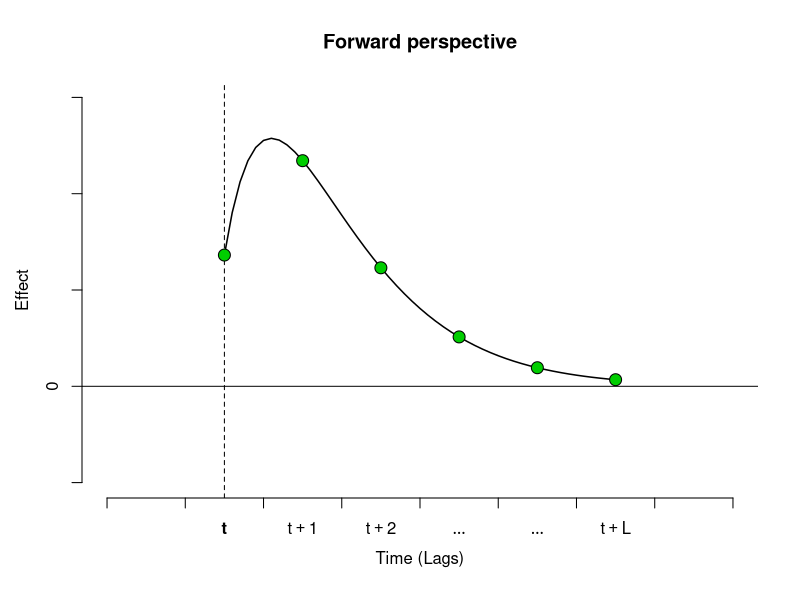
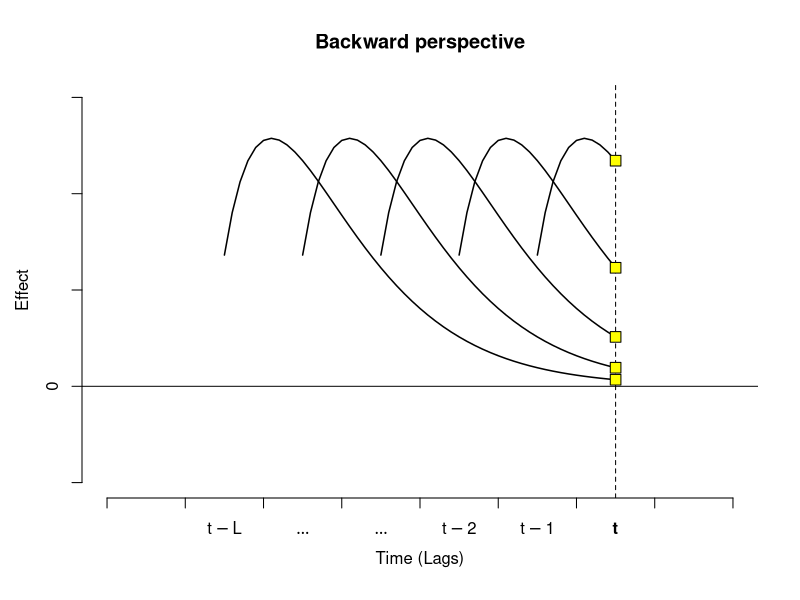

Write R code to recreate these figures, in order. (Note: this script raises an error after producing the figures.)
################################################################################
# Updated version of the R code for the analysis in:
#
#   "Attributable risk from distributed lag models"
#   Antonio Gasparrini & Michela Leone
#   BMC Medical Research Methodology 2014
#   http://www.ag-myresearch.com/bmcmrm2014.html
#
# Update: 17 March 2016
# For any problem with this code, please contact antonio.gasparrini@lshtm.ac.uk
# Please refer to the original code for any copyright issue
#
#  See www.ag-myresearch.com for future updates
################################################################################

################################################################################
# FIGURE 1

fcurve <- function(x) dchisq(x,4)*7

plot(0:7,seq(-0.5,1.5,length=8),type="n",frame.plot=F,ylim=c(-0.5,1.5),
  axes=F,xlab="Time (Lags)",ylab="Effect",xlim=c(-0.5,7.5),mgp=c(2.5,1,0))
#rect(1.5,-0.5,2.5,1.5,col=grey(0.9),border=NA)
abline(v=1,lty=2)
axis(1,at=0:8-0.5,labels=F)
axis(1,at=1:6,tick=F,labels=c(expression(bold(t)),expression(t+1),
  expression(t+2),expression(...),expression(...),expression(t+L)))
axis(2,at=-1:3*0.5,labels=c(NA,0,NA,NA,NA))
lines(0:50/10+1,fcurve(0:50/10*2.5+0.5),lwd=1.5)
points(1:6,fcurve(0:5*2.5+0.5),pch=21,bg="green3",cex=1.6)
abline(h=0)
title("Forward perspective")

plot(0:7,seq(-0.5,1.5,length=8),type="n",frame.plot=F,ylim=c(-0.5,1.5),
  axes=F,xlab="Time (Lags)",ylab="Effect",xlim=c(-0.5,7.5),mgp=c(2.5,1,0))
#rect(1.5,-0.5,2.5,1.5,col=grey(0.9),border=NA)
abline(v=6,lty=2)
axis(1,at=0:8-0.5,labels=F)
axis(1,at=6:1,tick=F,labels=c(expression(bold(t)),expression(t-1),
  expression(t-2),expression(...),expression(...),expression(t-L)))
axis(2,at=-1:3*0.5,labels=c(NA,0,NA,NA,NA))
for(i in 0:4*10) lines(i:50/10+1,fcurve(0:(50-i)/10*2.5+0.5),lwd=1.5)
points(rep(6,5),fcurve(1:5*2.5+0.5),pch=22,bg="yellow",cex=1.6)
abline(h=0)
title("Backward perspective")

################################################################################
# FIGURE 2

plot(cp1,xlab="Temperature (C)",zlim=c(0.85,1.45),xlim=c(-5,31),
  zlab="RR",ltheta=170,phi=35,lphi=30)
title("Exposure-lag-response surface")
mtext("London 1993-2006",cex=0.75)

plot(cp1cold,"overall",col=4,ylab="RR",xlab="Temperature",xlim=c(-5,35),
  ylim=c(-0.5,3.5),axes=F,lwd=1.5)
lines(cp1hot,"overall",ci="area",col=2,lwd=1.5)
axis(1,at=-1:7*5)
axis(2,at=c(1:7*0.5))
title("Overall cumulative association and temperature distribution")
mtext("London 1993-2006",cex=0.75)
par(new=T)
hist(lndn$tmean,xlim=c(-5,35),ylim=c(0,1200),axes=F,ann=F,col=grey(0.95),breaks=30)
abline(v=quantile(lndn$tmean,c(0.01,0.99)),lty=2)
abline(v=cen,lty=3)
axis(4,at=0:4*100)
mtext("Freq",4,line=2.5,at=200,cex=0.8)


################################################################################
# FIGURE 3 (NB: DIFFERENT THAN ORIGINAL AS ROME DATA ARE NOT AVAILABLE)

plot(cp3,var=29,ci="n",col="red3",ylab="RR",ylim=c(.95,1.2),xlab="Lag",lwd=2)
lines(cp3,var=27,col="red",lty=2,lwd=2)
lines(cp3,var=25,col="orange2",lty=4,lwd=2)
title("Lag-response association at different temperatures")
mtext("London 1993-2006",cex=0.7)
legend("topright",c(expression(paste(25*degree,"C",sep="")),
  expression(paste(27*degree,"C",sep="")),
  expression(paste(29*degree,"C",sep=""))),lty=c(4,2,1),lwd=2,
  col=c("orange2","red","red3"),inset=0.05)

attrback <- attrdl(lndn$tmean,cb,lndn$death,model,tot=F,type="an",cen=cen,
  range=c(cen,100))
attrforw <- attrdl(lndn$tmean,cb,lndn$death,model,tot=F,type="an",dir="forw",
  cen=cen,range=c(cen,100))

sub <- lndn$year==1995 & lndn$month%in%7:9
plot(as.Date(lndn$date[sub]),attrback[sub],ylim=c(-50,100),ylab="",xlab="Date",
  axes=F,frame.plot=F,cex=0.8,pch=22,bg="yellow")
points(as.Date(lndn$date[sub]),attrforw[sub],cex=0.8,pch=21,bg="green3")
axis(1,at=as.Date(paste(1995,c(7:9,9),c(1,1,30),sep="-")),labels=F)
axis(1,at=as.Date(paste(1995,7:9,15,sep="-")),tick=F,
  labels=c("July","Aug","Sept"))
axis(2,at=-1:20*5)
abline(h=0)
title("Daily attributable deaths and temperature")
mtext("London July-Sept 1995",cex=0.7)
mtext("Attributable deaths",2,line=2.5,at=40)
legend("topright",c("Forward","Backward"),pch=21:22,
  pt.bg=c("green3","yellow"),inset=0.05)
par(new=T)
plot(as.Date(lndn$date[sub]),lndn$tmean[sub],type="l",ann=F,axes=F,ylim=c(10,90))
abline(h=cen,lty=3)
axis(4,at=3:6*5)
mtext("Degree C",4,line=2.5,at=22.5,cex=0.8)

#
